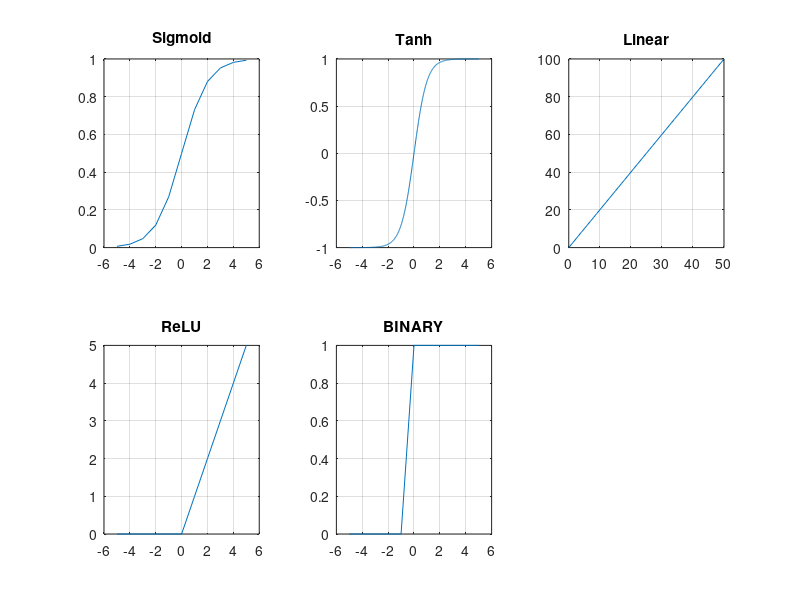

MATLAB code for this plot:
clc;
clear all; 
close all;

% SIGMOID FUNCTION
x1=[-5,-4,-3,-2,-1,0,1,2,3,4,5];
y1=[0,0,0,0,0,0,0,0,0,0];
for i=1:1:11
    y1(i)=1/(1+exp(-x1(i)));
end

%TANH FUNCTION
x2 = -5:0.01:5; 
y2 = tanh(x2);

%LINEAR FUNCTION 
x3 = 0 : 50;
m = 2;
b = 0;
y3 = m*x3 + b;

%RELU
x4=[-5,-4,-3,-2,-1,0,1,2,3,4,5];
y4=[0,0,0,0,0,0,0,0,0,0];
for i=1:1:11
    y4(i)=max(0,x4(i));
end

%BINARY
x5=[-5,-4,-3,-2,-1,0,1,2,3,4,5];
y5=[0,0,0,0,0,0,0,0,0];
for i=1:1:11
    if x5(i) >= 0
        y5(i)=1;
    else
        y5(i)=0;
    end;
end


subplot(231)
plot(x1,y1)
title('Sigmoid')
grid on

subplot(232)
plot(x2,y2) 
title('Tanh')
grid on

subplot(233)
plot(x3,y3)
title('Linear')
grid on

subplot(234)
plot(x4,y4)
title('ReLU')
grid on

subplot(235)
plot(x5,y5)
title('BINARY')
grid on



